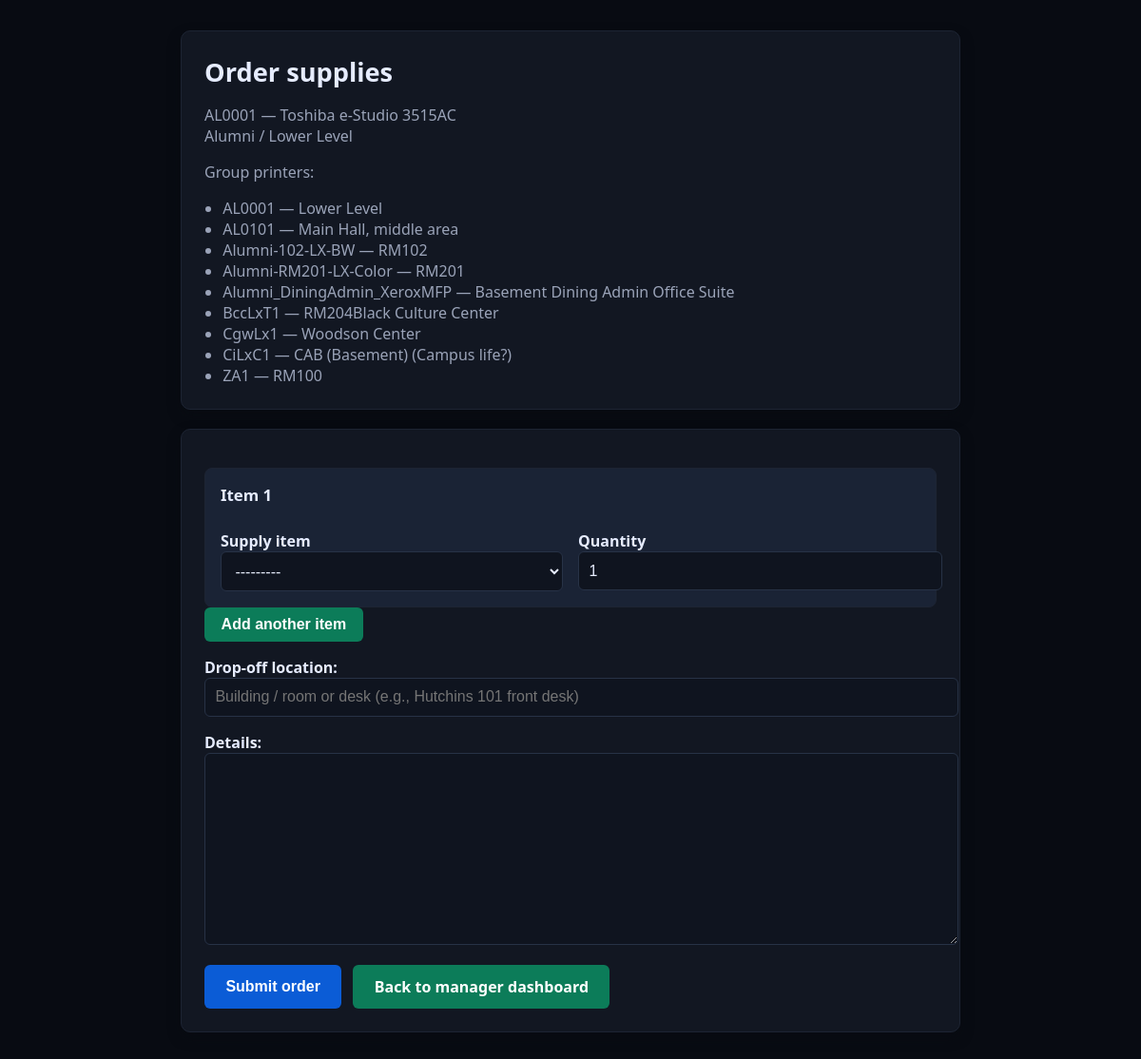
The app's page /manager/printers/29/order/ (signed in) with its own data.
### tickets/models.py (models this page shows, shortened)
class Printer(models.Model):
    campus_label = models.CharField(
        max_length=80,
        help_text="College-specific unique label used for internal lookup."
    )
    asset_tag = models.CharField(
        max_length=50,
        help_text="Physical asset/inventory tag."
    )
    serial_number = models.CharField(
        max_length=100,
        null=True,
        blank=True,
        help_text="Device serial number (unique when known)."
    )
    make = models.CharField(max_length=80, help_text="Manufacturer, e.g., Toshiba, Lexmark")
    model = models.CharField(max_length=120, help_text="Model, e.g., e-STUDIO 3515AC, M3150")
    building = models.CharField(max_length=120, help_text="Building name, e.g., Hutchins Library")
    location_in_building = models.CharField(
        max_length=120,
        help_text="Room/area, e.g., 1st Floor Near Circulation"
    )
    group = models.ForeignKey(
        PrinterGroup,
        on_delete=models.SET_NULL,
        null=True,
        blank=True,
        related_name='printers',
        help_text="Logical grouping (e.g., building) for supply/issue management."
    )
    ip_address = models.GenericIPAddressField(
        protocol='both', unpack_ipv4=True, null=True, blank=True,
        help_text="IPv4 or IPv6; optional if DHCP/unassigned."
    )
    mac_address = models.CharField(
        max_length=17,  # 'XX:XX:XX:XX:XX:XX'
        validators=[mac_validator],
        help_text="Physical NIC MAC, unique per device (e.g., 00:11:22:33:44:55)."
    )
    qr_token = models.CharField(max_length=64, unique=True, default=default_qr_token)
    is_active = models.BooleanField(default=True)
    class Meta:
        indexes = [
            models.Index(fields=["asset_tag"]),
            models.Index(fields=["building"]),
            models.Index(fields=["location_in_building"]),
            models.Index(fields=["make"]),
            models.Index(fields=["model"]),
        ]

### tickets/views.py (the view)
# urls.py: path('manager/printers/<int:printer_id>/order/', manager_printer_order, name='manager_printer_order'),
@login_required
def manager_printer_order(request, printer_id):
    printer = get_object_or_404(Printer.objects.select_related('group'), pk=printer_id)
    if not _user_can_manage_printer(request.user, printer):
        raise PermissionDenied('You are not assigned to this printer.')
    if not request.user.email:
        messages.error(request, 'Add an email address to your account before submitting an order.')
        return redirect('manager_dashboard')
    initial = {}
    display_name = (request.user.get_full_name() or '').strip() or request.user.get_username()
    if display_name:
        initial['requester_name'] = display_name
    if request.user.email:
        initial['requester_email'] = request.user.email
    allowed_items = InventoryItem.objects.filter(compatible_printers=printer).order_by('name').distinct()
    allowed_map = {str(x.id): x for x in allowed_items}
    if request.method == 'POST':
        items_formset = InventorySupplyItemFormSet(request.POST, prefix='items', allowed_items_qs=allowed_items)
        form = SupplyRequestForm(
            request.POST,
            printer=printer,
            user=request.user,
            manager_override=True,
        )
        if form.is_valid() and items_formset.is_valid():
            ticket = form.save(commit=False)
            ticket.printer = printer
            ticket.type = RequestTicket.SUPPLY
            apply_to_group = bool(form.cleaned_data.get('apply_to_group') and printer.group)
            ticket.applies_to_group = apply_to_group
            ticket.group = printer.group if apply_to_group else None
            extra = []
            for idx, item in enumerate([item for item in items_formset.cleaned_data if item], start=1):
                if not item:
                    continue
                selected = item.get('supply_item')
                qty = item.get('supply_quantity')
                if selected == OTHER_SENTINEL:
                    other_text = (item.get('supply_other') or '').strip() or 'unspecified'
                    extra.append(f"Item {idx}: Other / Not listed â€” {other_text} (qty {qty})")
                else:
                    inv = allowed_map.get(str(selected))
                    if inv:
                        label = f"{inv.name} ({inv.category})"
                        if inv.model_number:
                            label += f" [{inv.model_number}]"
                        extra.append(f"Item {idx}: {label} (qty {qty})")
            if ticket.applies_to_group and ticket.group:
                group_name = ticket.group.name or ticket.group.building or 'group'
                extra.append(f"Scope: Applies to entire group ({group_name})")
            ticket.details = _combine_details(form.cleaned_data.get('details'), extra)
            ticket.save()
            scope = 'Group' if ticket.applies_to_group else 'Single printer'
            _send_ticket_email(ticket, printer, scope)
            messages.success(request, 'Supply order submitted to Printing Services.')
            return redirect('manager_dashboard')
    else:
        form = SupplyRequestForm(
            printer=printer,
            user=request.user,
            manager_override=True,
            initial=initial,
        )
        items_formset = InventorySupplyItemFormSet(prefix='items', initial=[{}], allowed_items_qs=allowed_items)
    return render(request, 'tickets/manager_supply_form.html', {
        'printer': printer,
        'group': printer.group,
        'group_mode': False,
        'allow_item_add': True,
        'form': form,
        'items_formset': items_formset,
        'allowed_items': list(allowed_items),
        'group_printers': list(printer.group.printers.order_by('campus_label')) if printer.group else None,
    })

### tickets/forms.py (called while the page is built)
    def _construct_form(self, i, **kwargs):
        kwargs['allowed_items_qs'] = self.allowed_items_qs
        return super()._construct_form(i, **kwargs)

### tickets/summary.py (called while the page is built, shortened)
def _normalize_emails(addresses: Iterable[str]) -> list[str]:
    seen: set[str] = set()
    normalized: list[str] = []
    for addr in addresses:
        email = (addr or "").strip()
        if not email:
            continue
        key = email.lower()
        if key in seen:
            continue
        seen.add(key)
        normalized.append(email)
    return normalized

def _flagged_user_emails() -> list[str]:
    try:
        queryset = IssueSummaryRecipient.objects.select_related("user").filter(
            subscribed=True,
            user__is_active=True,
        )
        return [
            recipient.user.email.strip()
            for recipient in queryset
            if recipient.user.email and recipient.user.email.strip()
        ]
    except (ProgrammingError, OperationalError):
        return []

def _resolve_recipients(explicit: str | Iterable[str] | None = None) -> list[str]:
    flagged = _normalize_emails(_flagged_user_emails())
    if flagged:
        return flagged
    fallback = getattr(settings, "ISSUE_SUMMARY_RECIPIENT", "").strip()
    fallback_emails = _normalize_emails([fallback])
    if fallback_emails:
        return fallback_emails
    email_to = getattr(settings, "EMAIL_TO", [])
    email_to_emails = _normalize_emails(email_to)
    if email_to_emails:
        return [email_to_emails[0]]
    return _normalize_emails(["sklarz@berea.edu"])

def maybe_send_daily_issue_summary():
    recipients = _resolve_recipients()
    if not recipients:
        return False
    interval = getattr(settings, "ISSUE_SUMMARY_INTERVAL", DEFAULT_INTERVAL)
    try:
        with transaction.atomic():
            state, _ = IssueSummaryState.objects.select_for_update().get_or_create(pk=1, defaults={"last_sent_at": None})
            now = timezone.now()
            if state.last_sent_at and now - state.last_sent_at < interval:
                return False
    except (ProgrammingError, OperationalError):
        return False
    return True

### tickets/views.py (called while the page is built)
def _user_can_manage_printer(user, printer: Printer) -> bool:
    if not printer.group:
        return False
    return printer.group.managers.filter(pk=user.pk).exists()

### tickets/templates/tickets/manager_supply_form.html (shortened to what this page needs)
<!doctype html>
<html>
  <head>
  </head>
  <body>
    <div class="layout">
      <div class="card">
        {% if group_mode %}
          <h1>Order supplies for {{ group.name }}</h1>
          <p class="muted">Requests will notify Printing Services about every printer in this group.</p>
        {% else %}
          <h1>Order supplies</h1>
        {% endif %}
        <p class="muted">
          {{ printer.campus_label }} &mdash; {{ printer.make }} {{ printer.model }}<br>
          {{ printer.building }} / {{ printer.location_in_building }}
        </p>
        {% if group_printers %}
          <p class="muted" style="margin-top:.5rem;">Group printers:</p>
          <ul class="printer-list">
            {% for gp in group_printers %}
              <li>{{ gp.campus_label }} &mdash; {{ gp.location_in_building }}</li>
            {% endfor %}
          </ul>
        {% endif %}
      </div>
      <div class="card">
        <form method="post">
          <div id="items-container">
            {% for item_form in items_formset %}
              <div class="item-card" data-index="{{ forloop.counter0 }}">
                <h3>Item {{ forloop.counter }}</h3>
                <div class="item-grid">
                  <div>
                    <label for="{{ item_form.supply_item.id_for_label }}">Supply item</label>
                    {{ item_form.supply_item }}
                  </div>
                  <div>
                    <label for="{{ item_form.supply_quantity.id_for_label }}">Quantity</label>
                    {{ item_form.supply_quantity }}
                  </div>
                </div>
              </div>
            {% endfor %}
          </div>
          {% if allow_item_add %}
            <button class="button secondary compact" type="button" id="add-item">Add another item</button>
          {% endif %}
          {{ form.drop_off_location.label_tag }}
          {{ form.drop_off_location }}
          {{ form.details.label_tag }}
          {{ form.details }}
          <div class="actions">
            <button class="button" type="submit">Submit order</button>
            <a class="button secondary" href="{% url 'manager_dashboard' %}">Back to manager dashboard</a>
          </div>
        </form>
      </div>
    </div>
  </body>
</html>

### tickets/templates/tickets/manager_supply_form.html (style rules this page uses)
:root { --admin-bg:#080b12; --admin-card:#121722; --admin-border:#1d2433; --admin-text:#e6ecff; --admin-muted:#9aa3b8; --admin-primary:#0b5cd6; --admin-secondary:#0c7c59; --admin-danger:#f97373; --admin-pill:#1a2335; }
body { font-family:system-ui,-apple-system,Segoe UI,Roboto,Arial,sans-serif;background:var(--admin-bg);color:var(--admin-text);margin:0;padding:2rem 1rem; }
.layout { max-width:820px;margin:0 auto; }
.card { background:var(--admin-card);border:1px solid var(--admin-border);border-radius:10px;padding:1.5rem;margin-bottom:1.25rem;box-shadow:0 6px 14px rgba(8,11,18,.35); }
h1 { margin:0 0 .75rem;font-size:1.7rem;font-weight:600; }
.muted { color:var(--admin-muted); }
label { display:block;font-weight:600;margin-top:1rem; }
input,textarea,select { width:100%;padding:.65rem;border:1px solid #273246;border-radius:6px;font-size:1rem;background:#0f141f;color:var(--admin-text); }
textarea { min-height:110px; }
.button { display:inline-flex;align-items:center;justify-content:center;padding:.75rem 1.4rem;border-radius:6px;text-decoration:none;background:var(--admin-primary);color:#fff;font-weight:600;font-size:1rem;cursor:pointer;border:0;transition:filter .15s ease; }
.button.secondary { background:var(--admin-secondary); }
.button.compact { padding:.55rem 1.1rem; }
.item-card { border:1px solid var(--admin-border);border-radius:8px;padding:1rem;margin-top:1rem;background:var(--admin-pill); }
.item-card h3 { margin:0 0 .65rem;font-size:1.05rem;color:var(--admin-text); }
.item-grid { display:flex;gap:1rem;flex-wrap:wrap; }
.item-grid>div { flex:1 1 240px; }
.actions { display:flex;gap:.75rem;flex-wrap:wrap;margin-top:1rem; }
.printer-list { color:var(--admin-muted);margin:.25rem 0 0 1.2rem;padding:0; }

### records on screen
Printer: campus_label "AL0001", make "Toshiba", model "e-Studio 3515AC", building "Alumni", location_in_building "Lower Level"
Printer: campus_label "AL0101", location_in_building "Main Hall, middle area"
Printer: campus_label "Alumni-102-LX-BW", location_in_building "RM102"
Printer: campus_label "Alumni-RM201-LX-Color", location_in_building "RM201"
Printer: campus_label "Alumni_DiningAdmin_XeroxMFP", location_in_building "Basement Dining Admin Office Suite"
Printer: campus_label "BccLxT1", location_in_building "RM204Black Culture Center"
Printer: campus_label "CgwLx1", location_in_building "Woodson Center"
Printer: campus_label "CiLxC1", location_in_building "CAB (Basement) (Campus life?)"
Printer: campus_label "ZA1", location_in_building "RM100"
